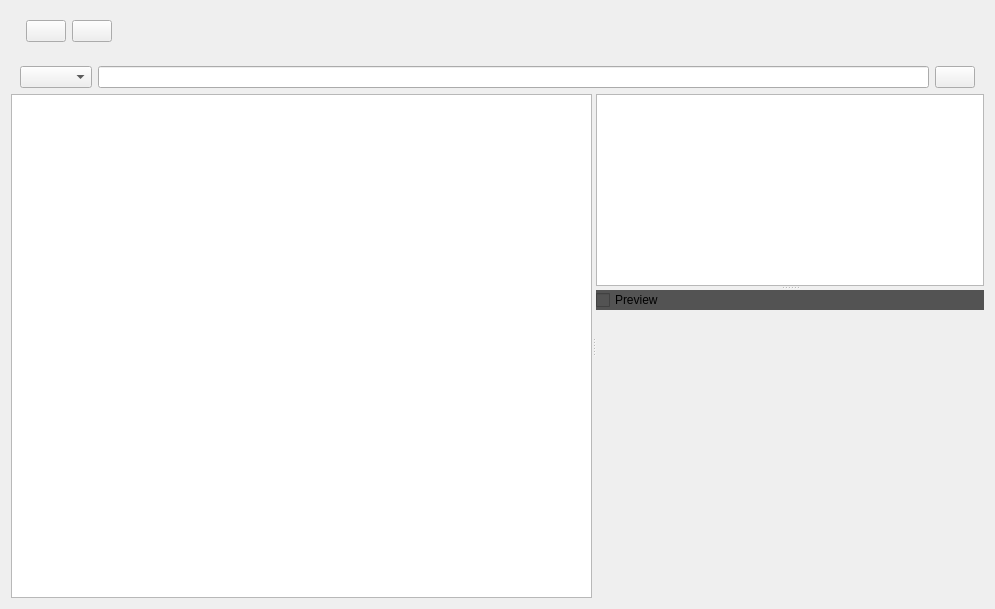
<?xml version="1.0" encoding="UTF-8"?>
<ui version="4.0">
 <class>PatientListWidget</class>
 <widget class="QWidget" name="PatientListWidget">
  <property name="geometry">
   <rect>
    <x>0</x>
    <y>0</y>
    <width>995</width>
    <height>609</height>
   </rect>
  </property>
  <property name="windowTitle">
   <string>Form</string>
  </property>
  <layout class="QVBoxLayout" name="verticalLayout">
   <item>
    <widget class="QWidget" name="widget_7" native="true">
     <property name="sizePolicy">
      <sizepolicy hsizetype="Preferred" vsizetype="Fixed">
       <horstretch>0</horstretch>
       <verstretch>0</verstretch>
      </sizepolicy>
     </property>
     <layout class="QHBoxLayout" name="horizontalLayout_5">
      <property name="spacing">
       <number>0</number>
      </property>
      <property name="leftMargin">
       <number>6</number>
      </property>
      <property name="topMargin">
       <number>0</number>
      </property>
      <property name="rightMargin">
       <number>6</number>
      </property>
      <property name="bottomMargin">
       <number>0</number>
      </property>
      <item alignment="Qt::AlignLeft">
       <widget class="QWidget" name="widget_2" native="true">
        <property name="sizePolicy">
         <sizepolicy hsizetype="Preferred" vsizetype="Preferred">
          <horstretch>0</horstretch>
          <verstretch>1</verstretch>
         </sizepolicy>
        </property>
        <layout class="QHBoxLayout" name="horizontalLayout_3">
         <item>
          <widget class="QPushButton" name="m_btnImportDICOM">
           <property name="sizePolicy">
            <sizepolicy hsizetype="Fixed" vsizetype="Preferred">
             <horstretch>0</horstretch>
             <verstretch>0</verstretch>
            </sizepolicy>
           </property>
           <property name="text">
            <string/>
           </property>
          </widget>
         </item>
         <item>
          <widget class="QPushButton" name="m_btnImportFromPACS">
           <property name="sizePolicy">
            <sizepolicy hsizetype="Fixed" vsizetype="Fixed">
             <horstretch>0</horstretch>
             <verstretch>0</verstretch>
            </sizepolicy>
           </property>
           <property name="text">
            <string/>
           </property>
          </widget>
         </item>
        </layout>
       </widget>
      </item>
     </layout>
    </widget>
   </item>
   <item>
    <widget class="QWidget" name="widget" native="true">
     <property name="sizePolicy">
      <sizepolicy hsizetype="Preferred" vsizetype="Fixed">
       <horstretch>0</horstretch>
       <verstretch>1</verstretch>
      </sizepolicy>
     </property>
     <layout class="QHBoxLayout" name="horizontalLayout_2">
      <property name="bottomMargin">
       <number>0</number>
      </property>
      <item>
       <widget class="QComboBox" name="m_cboSearchMode"/>
      </item>
      <item>
       <widget class="QLineEdit" name="m_editSearch">
        <property name="sizePolicy">
         <sizepolicy hsizetype="Preferred" vsizetype="Fixed">
          <horstretch>1</horstretch>
          <verstretch>0</verstretch>
         </sizepolicy>
        </property>
       </widget>
      </item>
      <item>
       <widget class="QPushButton" name="m_btnSearch">
        <property name="sizePolicy">
         <sizepolicy hsizetype="Fixed" vsizetype="Fixed">
          <horstretch>1</horstretch>
          <verstretch>0</verstretch>
         </sizepolicy>
        </property>
        <property name="text">
         <string/>
        </property>
       </widget>
      </item>
     </layout>
    </widget>
   </item>
   <item>
    <widget class="QWidget" name="widget_3" native="true">
     <layout class="QHBoxLayout" name="horizontalLayout">
      <property name="leftMargin">
       <number>0</number>
      </property>
      <property name="topMargin">
       <number>0</number>
      </property>
      <property name="rightMargin">
       <number>0</number>
      </property>
      <property name="bottomMargin">
       <number>0</number>
      </property>
      <item>
       <widget class="QSplitter" name="m_splitterHorzCenter">
        <property name="orientation">
         <enum>Qt::Horizontal</enum>
        </property>
        <widget class="QWidget" name="widget_4" native="true">
         <property name="sizePolicy">
          <sizepolicy hsizetype="Preferred" vsizetype="Preferred">
           <horstretch>6</horstretch>
           <verstretch>0</verstretch>
          </sizepolicy>
         </property>
         <layout class="QHBoxLayout" name="horizontalLayout_4">
          <property name="topMargin">
           <number>0</number>
          </property>
          <item>
           <widget class="QTableWidget" name="m_tableStudyList"/>
          </item>
         </layout>
        </widget>
        <widget class="QWidget" name="widget_5" native="true">
         <property name="sizePolicy">
          <sizepolicy hsizetype="Preferred" vsizetype="Preferred">
           <horstretch>4</horstretch>
           <verstretch>1</verstretch>
          </sizepolicy>
         </property>
         <layout class="QVBoxLayout" name="verticalLayout_4">
          <property name="topMargin">
           <number>0</number>
          </property>
          <item>
           <widget class="QSplitter" name="m_splitterRightContainer">
            <property name="orientation">
             <enum>Qt::Vertical</enum>
            </property>
            <widget class="QWidget" name="widget_6" native="true">
             <property name="sizePolicy">
              <sizepolicy hsizetype="Preferred" vsizetype="Fixed">
               <horstretch>0</horstretch>
               <verstretch>0</verstretch>
              </sizepolicy>
             </property>
             <layout class="QVBoxLayout" name="verticalLayout_3">
              <property name="leftMargin">
               <number>0</number>
              </property>
              <property name="topMargin">
               <number>0</number>
              </property>
              <property name="rightMargin">
               <number>0</number>
              </property>
              <property name="bottomMargin">
               <number>0</number>
              </property>
              <item>
               <widget class="QTableWidget" name="m_tableSeriesList">
                <property name="sizePolicy">
                 <sizepolicy hsizetype="Minimum" vsizetype="Expanding">
                  <horstretch>1</horstretch>
                  <verstretch>1</verstretch>
                 </sizepolicy>
                </property>
               </widget>
              </item>
             </layout>
            </widget>
            <widget class="QWidget" name="widget_9" native="true">
             <property name="sizePolicy">
              <sizepolicy hsizetype="Preferred" vsizetype="Fixed">
               <horstretch>1</horstretch>
               <verstretch>4</verstretch>
              </sizepolicy>
             </property>
             <layout class="QVBoxLayout" name="verticalLayout_2">
              <property name="leftMargin">
               <number>0</number>
              </property>
              <property name="topMargin">
               <number>0</number>
              </property>
              <property name="rightMargin">
               <number>0</number>
              </property>
              <property name="bottomMargin">
               <number>0</number>
              </property>
              <item>
               <widget class="QCheckBox" name="m_chkPreview">
                <property name="styleSheet">
                 <string notr="true">QCheckBox {
    background-color : #535353;
}

QCheckBox:hover {
    background-color : #484848;
}	

QCheckBox::indicator {
    image: url(:/Resource/Images/deepcatch/arrow_close_d.png);
}

QCheckBox::indicator:hover {
    image: url(:/Resource/Images/deepcatch/arrow_close_h.png);
}

QCheckBox::indicator:checked {
    image: url(:/Resource/Images/deepcatch/arrow_open_d.png);
}

QCheckBox::indicator:checked:hover {
    image: url(:/Resource/Images/deepcatch/arrow_open_h.png);
}</string>
                </property>
                <property name="text">
                 <string>Preview</string>
                </property>
               </widget>
              </item>
              <item>
               <widget class="fm::DicomPreviewWidget" name="m_previewWidget" native="true">
                <property name="sizePolicy">
                 <sizepolicy hsizetype="Ignored" vsizetype="Ignored">
                  <horstretch>0</horstretch>
                  <verstretch>0</verstretch>
                 </sizepolicy>
                </property>
               </widget>
              </item>
             </layout>
            </widget>
           </widget>
          </item>
         </layout>
        </widget>
       </widget>
      </item>
     </layout>
    </widget>
   </item>
  </layout>
 </widget>
 <customwidgets>
  <customwidget>
   <class>fm::DicomPreviewWidget</class>
   <extends>QWidget</extends>
   <header>filemanager/appcore/UI/dicompreviewwidget.h</header>
   <container>1</container>
  </customwidget>
 </customwidgets>
 <resources>
  <include location="../../../Resource.qrc"/>
  <include location="../MainWindow.qrc"/>
 </resources>
 <connections/>
</ui>
